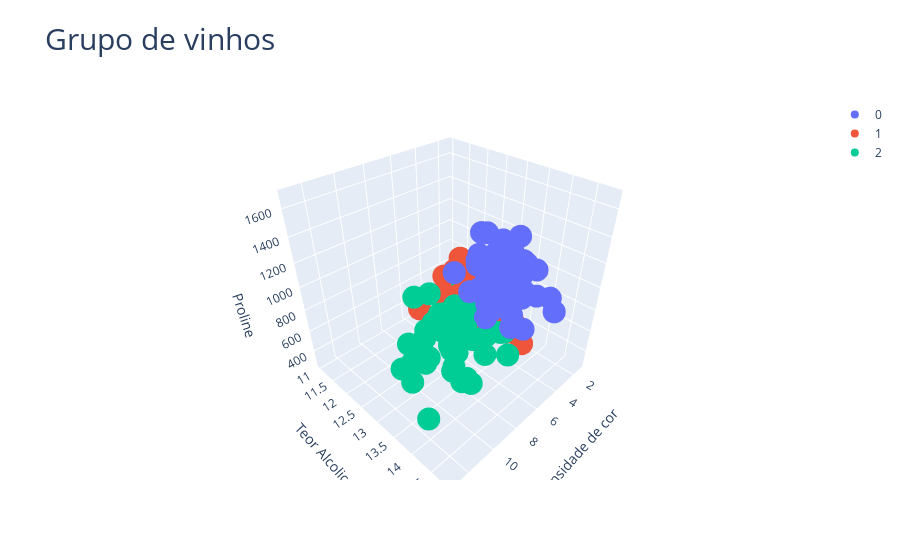

The notebook cell this image was saved under:
### Code cell
fig = go.Figure()


for grupo, conjunto in vinhos_agrupados.groupby('grupos'):
    fig.add_scatter3d(x = conjunto.Intensidade_de_cor, 
                    y = conjunto.Alcool, 
                    z = conjunto.Proline,
                    name = grupo,
                    mode = 'markers')

fig.update_layout(title = 'Grupo de vinhos',
    title_font_size = 30,
    scene = dict(xaxis_title = 'Intensidade de cor',
        yaxis_title = 'Teor Alcolico',
        zaxis_title = 'Proline')
)
